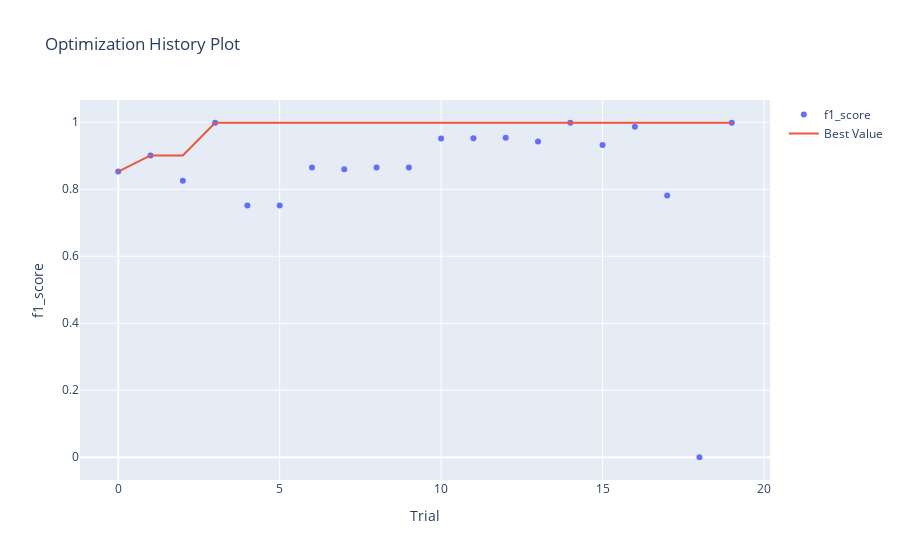

Source (notebook cell):
### Code cell
optuna.visualization.is_available()
optuna.visualization.plot_optimization_history(study, target_name="f1_score")

### Figure 1 — Plotly figure (JSON) as saved in the notebook; plotly's stock layout.template omitted (floating-point values rounded to 4 significant figures)
{"data": [{"mode": "markers", "name": "f1_score", "type": "scatter", "x": [0, 1, 2, 3, 4, 5, 6, 7, 8, 9, 10, 11, 12, 13, 14, 15, 16, 17, 18, 19], "y": [0.8527, 0.9011, 0.8255, 0.9982, 0.7513, 0.7513, 0.8649, 0.8593, 0.8649, 0.8649, 0.9512, 0.9524, 0.9536, 0.9424, 0.9985, 0.9324, 0.9865, 0.7813, 0, 0.9982]}, {"mode": "lines", "name": "Best Value", "type": "scatter", "x": [0, 1, 2, 3, 4, 5, 6, 7, 8, 9, 10, 11, 12, 13, 14, 15, 16, 17, 18, 19], "y": [0.8527, 0.9011, 0.9011, 0.9982, 0.9982, 0.9982, 0.9982, 0.9982, 0.9982, 0.9982, 0.9982, 0.9982, 0.9982, 0.9982, 0.9985, 0.9985, 0.9985, 0.9985, 0.9985, 0.9985]}, {"marker": {"color": "#cccccc"}, "mode": "markers", "name": "Infeasible Trial", "showlegend": false, "type": "scatter", "x": [], "y": []}], "layout": {"title": {"text": "Optimization History Plot"}, "xaxis": {"title": {"text": "Trial"}}, "yaxis": {"title": {"text": "f1_score"}}}}
